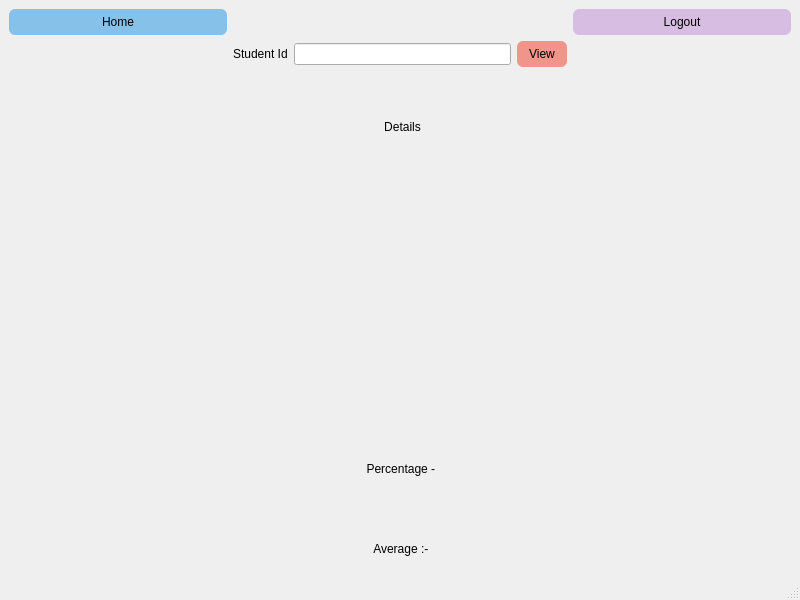
<?xml version="1.0" encoding="UTF-8"?>
<ui version="4.0">
 <class>individualStudent</class>
 <widget class="QMainWindow" name="individualStudent">
  <property name="geometry">
   <rect>
    <x>0</x>
    <y>0</y>
    <width>800</width>
    <height>600</height>
   </rect>
  </property>
  <property name="windowTitle">
   <string>MainWindow</string>
  </property>
  <widget class="QWidget" name="centralwidget">
   <layout class="QGridLayout" name="gridLayout">
    <item row="1" column="2">
     <widget class="QLineEdit" name="individualStudentId"/>
    </item>
    <item row="0" column="5">
     <widget class="QPushButton" name="individual_logout_btn">
      <property name="styleSheet">
       <string notr="true">QPushButton {
    background-color: #D7BDE2;
    color: black;
    border-radius: 6px;
    padding: 6px 12px;
}
QPushButton:hover {
    background-color: #AF7AC5;
}
QPushButton:pressed {
    background-color: #884EA0;
}
</string>
      </property>
      <property name="text">
       <string>Logout</string>
      </property>
     </widget>
    </item>
    <item row="3" column="2">
     <widget class="QLabel" name="label_2">
      <property name="text">
       <string>Details</string>
      </property>
      <property name="alignment">
       <set>Qt::AlignmentFlag::AlignCenter</set>
      </property>
     </widget>
    </item>
    <item row="1" column="0">
     <spacer name="horizontalSpacer">
      <property name="orientation">
       <enum>Qt::Orientation::Horizontal</enum>
      </property>
      <property name="sizeHint" stdset="0">
       <size>
        <width>40</width>
        <height>20</height>
       </size>
      </property>
     </spacer>
    </item>
    <item row="0" column="0">
     <widget class="QPushButton" name="individual_home_btn">
      <property name="styleSheet">
       <string notr="true">QPushButton {
    background-color: #85C1E9;
    color: black;
    border-radius: 6px;
    padding: 6px 12px;
}
QPushButton:hover {
    background-color: #5DADE2;
}
QPushButton:pressed {
    background-color: #3498DB;
}
</string>
      </property>
      <property name="text">
       <string>Home</string>
      </property>
     </widget>
    </item>
    <item row="1" column="3">
     <widget class="QPushButton" name="individual_view_btn">
      <property name="styleSheet">
       <string notr="true">QPushButton {
    background-color: #F1948A;
    color: black;
    border-radius: 6px;
    padding: 6px 12px;
}
QPushButton:hover {
    background-color: #EC7063;
}
QPushButton:pressed {
    background-color: #CB4335;
}
</string>
      </property>
      <property name="text">
       <string>View</string>
      </property>
     </widget>
    </item>
    <item row="5" column="1" rowspan="2" colspan="3">
     <widget class="QWidget" name="barchartStudent" native="true"/>
    </item>
    <item row="7" column="2">
     <widget class="QLabel" name="individual_percentage">
      <property name="text">
       <string>Percentage - </string>
      </property>
      <property name="alignment">
       <set>Qt::AlignmentFlag::AlignCenter</set>
      </property>
     </widget>
    </item>
    <item row="1" column="1">
     <widget class="QLabel" name="label">
      <property name="text">
       <string>Student Id</string>
      </property>
     </widget>
    </item>
    <item row="1" column="5">
     <spacer name="horizontalSpacer_2">
      <property name="orientation">
       <enum>Qt::Orientation::Horizontal</enum>
      </property>
      <property name="sizeHint" stdset="0">
       <size>
        <width>40</width>
        <height>20</height>
       </size>
      </property>
     </spacer>
    </item>
    <item row="8" column="2">
     <widget class="QLabel" name="label_3">
      <property name="maximumSize">
       <size>
        <width>16777215</width>
        <height>40</height>
       </size>
      </property>
      <property name="text">
       <string>Average :- </string>
      </property>
      <property name="alignment">
       <set>Qt::AlignmentFlag::AlignCenter</set>
      </property>
     </widget>
    </item>
   </layout>
  </widget>
  <widget class="QMenuBar" name="menubar">
   <property name="geometry">
    <rect>
     <x>0</x>
     <y>0</y>
     <width>800</width>
     <height>25</height>
    </rect>
   </property>
  </widget>
  <widget class="QStatusBar" name="statusbar"/>
 </widget>
 <resources/>
 <connections/>
</ui>
